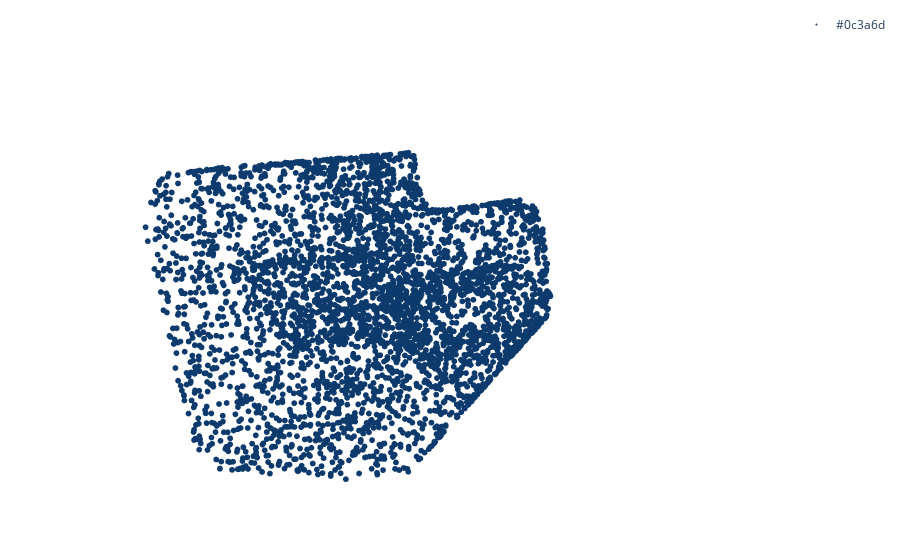

This figure's notebook cell:
### Code cell
points = get_dataset_points(dataset, datadir=DATA_DIR, n_points=4096)

points = np.dot(points, getRotationMatrix(-100, 'x'))

plot_3D_paper([points], point_size=2, colors=['#0c3a6d'])

### Figure 1 — Plotly figure (JSON) as saved in the notebook; plotly's stock layout.template omitted (floating-point values rounded to 4 significant figures; data arrays with more than 128 entries replaced by an {"elided": "..."} marker saying what was removed)
{"data": [{"legendgroup": "#0c3a6d", "marker": {"color": "#0c3a6d", "colorscale": [[0, "#ff0000"], [0.1111, "#ffa700"], [0.2222, "#afff00"], [0.3333, "#08ff00"], [0.4444, "#00ff9f"], [0.5556, "#00b7ff"], [0.6667, "#0010ff"], [0.7778, "#9700ff"], [0.8889, "#ff00bf"], [1, "#ff0000"]], "opacity": 1, "size": 2, "symbol": "circle"}, "mode": "markers", "name": "#0c3a6d", "showlegend": true, "type": "scatter3d", "x": {"elided": "4096 float values"}, "y": {"elided": "4096 float values"}, "z": {"elided": "4096 float values"}}], "layout": {"autosize": true, "margin": {"b": 10, "l": 10, "r": 10, "t": 10}, "scene": {"aspectmode": "auto", "aspectratio": {"x": 1.471, "y": 0.8163, "z": 0.8328}, "camera": {"center": {"x": 0, "y": 0, "z": 0}, "eye": {"x": 1.905, "y": 0.9044, "z": 0.49}, "projection": {"type": "perspective"}, "up": {"x": 0, "y": 0, "z": 1}}, "xaxis": {"type": "linear", "visible": false}, "yaxis": {"type": "linear", "visible": false}, "zaxis": {"type": "linear", "visible": false}}}}
